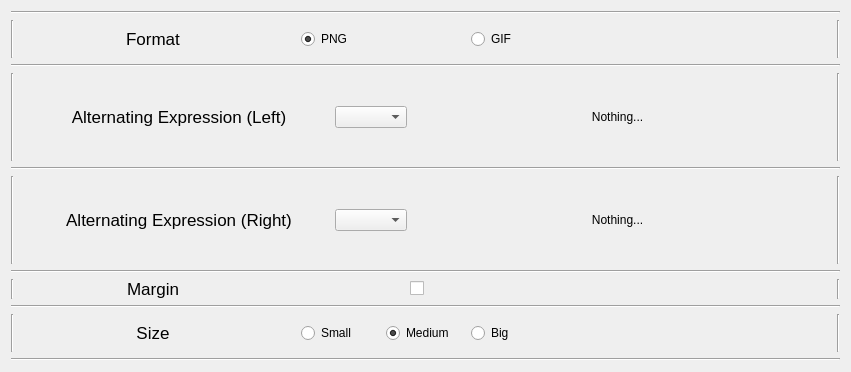
                 <widget class="QWidget" name="tab_4">
                  <attribute name="title">
                   <string>Export Settings</string>
                  </attribute>
                  <layout class="QGridLayout" name="gridLayout_12">
                   <item row="0" column="0">
                    <layout class="QVBoxLayout" name="verticalLayout_3">
                     <item>
                      <widget class="Line" name="line_60">
                       <property name="orientation">
                        <enum>Qt::Orientation::Horizontal</enum>
                       </property>
                      </widget>
                     </item>
                     <item>
                      <layout class="QHBoxLayout" name="horizontalLayout_6">
                       <item>
                        <widget class="Line" name="line_58">
                         <property name="orientation">
                          <enum>Qt::Orientation::Vertical</enum>
                         </property>
                        </widget>
                       </item>
                       <item>
                        <widget class="QLabel" name="format_label">
                         <property name="font">
                          <font>
                           <pointsize>13</pointsize>
                           <fontweight>DemiBold</fontweight>
                          </font>
                         </property>
                         <property name="toolTip">
                          <string>Output format of the textbox</string>
                         </property>
                         <property name="text">
                          <string>Format</string>
                         </property>
                         <property name="alignment">
                          <set>Qt::AlignmentFlag::AlignCenter</set>
                         </property>
                        </widget>
                       </item>
                       <item>
                        <layout class="QHBoxLayout" name="horizontalLayout_30">
                         <item>
                          <widget class="QWidget" name="widget_4" native="true">
                           <layout class="QHBoxLayout" name="horizontalLayout_39">
                            <item>
                             <widget class="QRadioButton" name="format_png_option">
                              <property name="text">
                               <string>PNG</string>
                              </property>
                              <property name="checked">
                               <bool>true</bool>
                              </property>
                             </widget>
                            </item>
                            <item>
                             <widget class="QLabel" name="label_6">
                              <property name="text">
                               <string/>
                              </property>
                             </widget>
                            </item>
                            <item>
                             <widget class="QRadioButton" name="format_gif_option">
                              <property name="text">
                               <string>GIF</string>
                              </property>
                             </widget>
                            </item>
                           </layout>
                          </widget>
                         </item>
                        </layout>
                       </item>
                       <item>
                        <widget class="QWidget" name="widget" native="true">
                         <layout class="QHBoxLayout" name="horizontalLayout_22"/>
                        </widget>
                       </item>
                       <item>
                        <widget class="Line" name="line_65">
                         <property name="orientation">
                          <enum>Qt::Orientation::Vertical</enum>
                         </property>
                        </widget>
                       </item>
                      </layout>
                     </item>
                     <item>
                      <widget class="Line" name="line_69">
                       <property name="orientation">
                        <enum>Qt::Orientation::Horizontal</enum>
                       </property>
                      </widget>
                     </item>
                     <item>
                      <layout class="QHBoxLayout" name="horizontalLayout_74">
                       <item>
                        <widget class="Line" name="line_67">
                         <property name="orientation">
                          <enum>Qt::Orientation::Vertical</enum>
                         </property>
                        </widget>
                       </item>
                       <item>
                        <widget class="QWidget" name="alternating_everything" native="true">
                         <layout class="QHBoxLayout" name="horizontalLayout_76">
                          <item>
                           <widget class="QLabel" name="alternating_label">
                            <property name="sizePolicy">
                             <sizepolicy hsizetype="Minimum" vsizetype="Preferred">
                              <horstretch>0</horstretch>
                              <verstretch>0</verstretch>
                             </sizepolicy>
                            </property>
                            <property name="minimumSize">
                             <size>
                              <width>300</width>
                              <height>0</height>
                             </size>
                            </property>
                            <property name="font">
                             <font>
                              <pointsize>13</pointsize>
                              <fontweight>DemiBold</fontweight>
                             </font>
                            </property>
                            <property name="toolTip">
                             <string>Replaces the left expression every 5 frames</string>
                            </property>
                            <property name="text">
                             <string>Alternating Expression (Left)</string>
                            </property>
                            <property name="alignment">
                             <set>Qt::AlignmentFlag::AlignCenter</set>
                            </property>
                           </widget>
                          </item>
                          <item>
                           <widget class="QComboBox" name="alternating_selector"/>
                          </item>
                          <item>
                           <layout class="QHBoxLayout" name="horizontalLayout_75">
                            <item>
                             <spacer name="horizontalSpacer_44">
                              <property name="orientation">
                               <enum>Qt::Orientation::Horizontal</enum>
                              </property>
                              <property name="sizeType">
                               <enum>QSizePolicy::Policy::Fixed</enum>
                              </property>
                              <property name="sizeHint" stdset="0">
                               <size>
                                <width>170</width>
                                <height>20</height>
                               </size>
                              </property>
                             </spacer>
                            </item>
                            <item>
                             <widget class="QLabel" name="alternating_preview">
                              <property name="minimumSize">
                               <size>
                                <width>69</width>
                                <height>70</height>
                               </size>
                              </property>
                              <property name="maximumSize">
                               <size>
                                <width>69</width>
                                <height>70</height>
                               </size>
                              </property>
                              <property name="autoFillBackground">
                               <bool>true</bool>
                              </property>
                              <property name="text">
                               <string>Nothing...</string>
                              </property>
                              <property name="alignment">
                               <set>Qt::AlignmentFlag::AlignCenter</set>
                              </property>
                             </widget>
                            </item>
                            <item>
                             <spacer name="horizontalSpacer_45">
                              <property name="orientation">
                               <enum>Qt::Orientation::Horizontal</enum>
                              </property>
                              <property name="sizeType">
                               <enum>QSizePolicy::Policy::Fixed</enum>
                              </property>
                              <property name="sizeHint" stdset="0">
                               <size>
                                <width>170</width>
                                <height>20</height>
                               </size>
                              </property>
                             </spacer>
                            </item>
                           </layout>
                          </item>
                         </layout>
                        </widget>
                       </item>
                       <item>
                        <widget class="Line" name="line_68">
                         <property name="orientation">
                          <enum>Qt::Orientation::Vertical</enum>
                         </property>
                        </widget>
                       </item>
                      </layout>
                     </item>
                     <item>
                      <widget class="Line" name="line">
                       <property name="orientation">
                        <enum>Qt::Orientation::Horizontal</enum>
                       </property>
                      </widget>
                     </item>
                     <item>
                      <layout class="QHBoxLayout" name="horizontalLayout_77">
                       <item>
                        <widget class="Line" name="line_72">
                         <property name="orientation">
                          <enum>Qt::Orientation::Vertical</enum>
                         </property>
                        </widget>
                       </item>
                       <item>
                        <widget class="QWidget" name="alternating_everything_right" native="true">
                         <layout class="QHBoxLayout" name="horizontalLayout_79">
                          <item>
                           <widget class="QLabel" name="alternating_right_label">
                            <property name="minimumSize">
                             <size>
                              <width>300</width>
                              <height>0</height>
                             </size>
                            </property>
                            <property name="font">
                             <font>
                              <pointsize>13</pointsize>
                              <fontweight>DemiBold</fontweight>
                             </font>
                            </property>
                            <property name="toolTip">
                             <string>Replaces the right expression every 5 frames</string>
                            </property>
                            <property name="text">
                             <string>Alternating Expression (Right)</string>
                            </property>
                            <property name="alignment">
                             <set>Qt::AlignmentFlag::AlignCenter</set>
                            </property>
                           </widget>
                          </item>
                          <item>
                           <widget class="QComboBox" name="alternating_right_selector"/>
                          </item>
                          <item>
                           <layout class="QHBoxLayout" name="horizontalLayout_78">
                            <item>
                             <spacer name="horizontalSpacer_46">
                              <property name="orientation">
                               <enum>Qt::Orientation::Horizontal</enum>
                              </property>
                              <property name="sizeType">
                               <enum>QSizePolicy::Policy::Fixed</enum>
                              </property>
                              <property name="sizeHint" stdset="0">
                               <size>
                                <width>170</width>
                                <height>20</height>
                               </size>
                              </property>
                             </spacer>
                            </item>
                            <item>
                             <widget class="QLabel" name="alternating_right_preview">
                              <property name="sizePolicy">
                               <sizepolicy hsizetype="Fixed" vsizetype="Fixed">
                                <horstretch>0</horstretch>
                                <verstretch>0</verstretch>
                               </sizepolicy>
                              </property>
                              <property name="minimumSize">
                               <size>
                                <width>69</width>
                                <height>70</height>
                               </size>
                              </property>
                              <property name="maximumSize">
                               <size>
                                <width>69</width>
                                <height>70</height>
                               </size>
                              </property>
                              <property name="autoFillBackground">
                               <bool>true</bool>
                              </property>
                              <property name="text">
                               <string>Nothing...</string>
                              </property>
                              <property name="alignment">
                               <set>Qt::AlignmentFlag::AlignCenter</set>
                              </property>
                             </widget>
                            </item>
                            <item>
                             <spacer name="horizontalSpacer_47">
                              <property name="orientation">
                               <enum>Qt::Orientation::Horizontal</enum>
                              </property>
                              <property name="sizeType">
                               <enum>QSizePolicy::Policy::Fixed</enum>
                              </property>
                              <property name="sizeHint" stdset="0">
                               <size>
                                <width>170</width>
                                <height>20</height>
                               </size>
                              </property>
                             </spacer>
                            </item>
                           </layout>
                          </item>
                         </layout>
                        </widget>
                       </item>
                       <item>
                        <widget class="Line" name="line_71">
                         <property name="orientation">
                          <enum>Qt::Orientation::Vertical</enum>
                         </property>
                        </widget>
                       </item>
                      </layout>
                     </item>
                     <item>
                      <widget class="Line" name="line_70">
                       <property name="orientation">
                        <enum>Qt::Orientation::Horizontal</enum>
                       </property>
                      </widget>
                     </item>
                     <item>
                      <layout class="QHBoxLayout" name="horizontalLayout_9">
                       <item>
                        <widget class="Line" name="line_63">
                         <property name="orientation">
                          <enum>Qt::Orientation::Vertical</enum>
                         </property>
                        </widget>
                       </item>
                       <item>
                        <widget class="QLabel" name="margin_label">
                         <property name="font">
                          <font>
                           <pointsize>13</pointsize>
                           <fontweight>DemiBold</fontweight>
                          </font>
                         </property>
                         <property name="toolTip">
                          <string>Adds a 3px black border (before size increase)</string>
                         </property>
                         <property name="text">
                          <string>Margin</string>
                         </property>
                         <property name="alignment">
                          <set>Qt::AlignmentFlag::AlignCenter</set>
                         </property>
                        </widget>
                       </item>
                       <item>
                        <layout class="QHBoxLayout" name="horizontalLayout_38">
                         <item>
                          <widget class="QLabel" name="label_7">
                           <property name="text">
                            <string/>
                           </property>
                          </widget>
                         </item>
                         <item>
                          <spacer name="horizontalSpacer_40">
                           <property name="orientation">
                            <enum>Qt::Orientation::Horizontal</enum>
                           </property>
                           <property name="sizeType">
                            <enum>QSizePolicy::Policy::Fixed</enum>
                           </property>
                           <property name="sizeHint" stdset="0">
                            <size>
                             <width>40</width>
                             <height>20</height>
                            </size>
                           </property>
                          </spacer>
                         </item>
                         <item>
                          <widget class="QCheckBox" name="margin_checkbox">
                           <property name="text">
                            <string/>
                           </property>
                           <property name="checked">
                            <bool>false</bool>
                           </property>
                          </widget>
                         </item>
                         <item>
                          <widget class="QLabel" name="label_8">
                           <property name="text">
                            <string/>
                           </property>
                          </widget>
                         </item>
                        </layout>
                       </item>
                       <item>
                        <widget class="QWidget" name="widget_3" native="true"/>
                       </item>
                       <item>
                        <widget class="Line" name="line_64">
                         <property name="orientation">
                          <enum>Qt::Orientation::Vertical</enum>
                         </property>
                        </widget>
                       </item>
                      </layout>
                     </item>
                     <item>
                      <widget class="Line" name="line_2">
                       <property name="orientation">
                        <enum>Qt::Orientation::Horizontal</enum>
                       </property>
                      </widget>
                     </item>
                     <item>
                      <layout class="QHBoxLayout" name="horizontalLayout_7">
                       <item>
                        <widget class="Line" name="line_62">
                         <property name="orientation">
                          <enum>Qt::Orientation::Vertical</enum>
                         </property>
                        </widget>
                       </item>
                       <item>
                        <widget class="QLabel" name="size_label">
                         <property name="font">
                          <font>
                           <pointsize>13</pointsize>
                           <fontweight>DemiBold</fontweight>
                          </font>
                         </property>
                         <property name="toolTip">
                          <string>Changes the size of your textbox</string>
                         </property>
                         <property name="toolTipDuration">
                          <number>-1</number>
                         </property>
                         <property name="text">
                          <string>Size</string>
                         </property>
                         <property name="alignment">
                          <set>Qt::AlignmentFlag::AlignCenter</set>
                         </property>
                        </widget>
                       </item>
                       <item>
                        <layout class="QHBoxLayout" name="horizontalLayout_31">
                         <item>
                          <widget class="QWidget" name="widget_5" native="true">
                           <layout class="QHBoxLayout" name="horizontalLayout_40">
                            <item>
                             <widget class="QRadioButton" name="size_small_option">
                              <property name="toolTip">
                               <string>pixel perfect, 289x76</string>
                              </property>
                              <property name="toolTipDuration">
                               <number>-1</number>
                              </property>
                              <property name="statusTip">
                               <string/>
                              </property>
                              <property name="whatsThis">
                               <string/>
                              </property>
                              <property name="text">
                               <string>Small</string>
                              </property>
                             </widget>
                            </item>
                            <item>
                             <widget class="QRadioButton" name="size_medium_option">
                              <property name="toolTip">
                               <string>in-game, 578x152</string>
                              </property>
                              <property name="toolTipDuration">
                               <number>-1</number>
                              </property>
                              <property name="text">
                               <string>Medium</string>
                              </property>
                              <property name="checked">
                               <bool>true</bool>
                              </property>
                             </widget>
                            </item>
                            <item>
                             <widget class="QRadioButton" name="size_big_option">
                              <property name="toolTip">
                               <string>good for textbox stacking, 867x228</string>
                              </property>
                              <property name="toolTipDuration">
                               <number>-1</number>
                              </property>
                              <property name="text">
                               <string>Big</string>
                              </property>
                             </widget>
                            </item>
                           </layout>
                          </widget>
                         </item>
                        </layout>
                       </item>
                       <item>
                        <widget class="QWidget" name="widget_2" native="true">
                         <layout class="QHBoxLayout" name="horizontalLayout_14"/>
                        </widget>
                       </item>
                       <item>
                        <widget class="Line" name="line_59">
                         <property name="orientation">
                          <enum>Qt::Orientation::Vertical</enum>
                         </property>
                        </widget>
                       </item>
                      </layout>
                     </item>
                     <item>
                      <widget class="Line" name="line_61">
                       <property name="orientation">
                        <enum>Qt::Orientation::Horizontal</enum>
                       </property>
                      </widget>
                     </item>
                    </layout>
                   </item>
                  </layout>
                 </widget>
